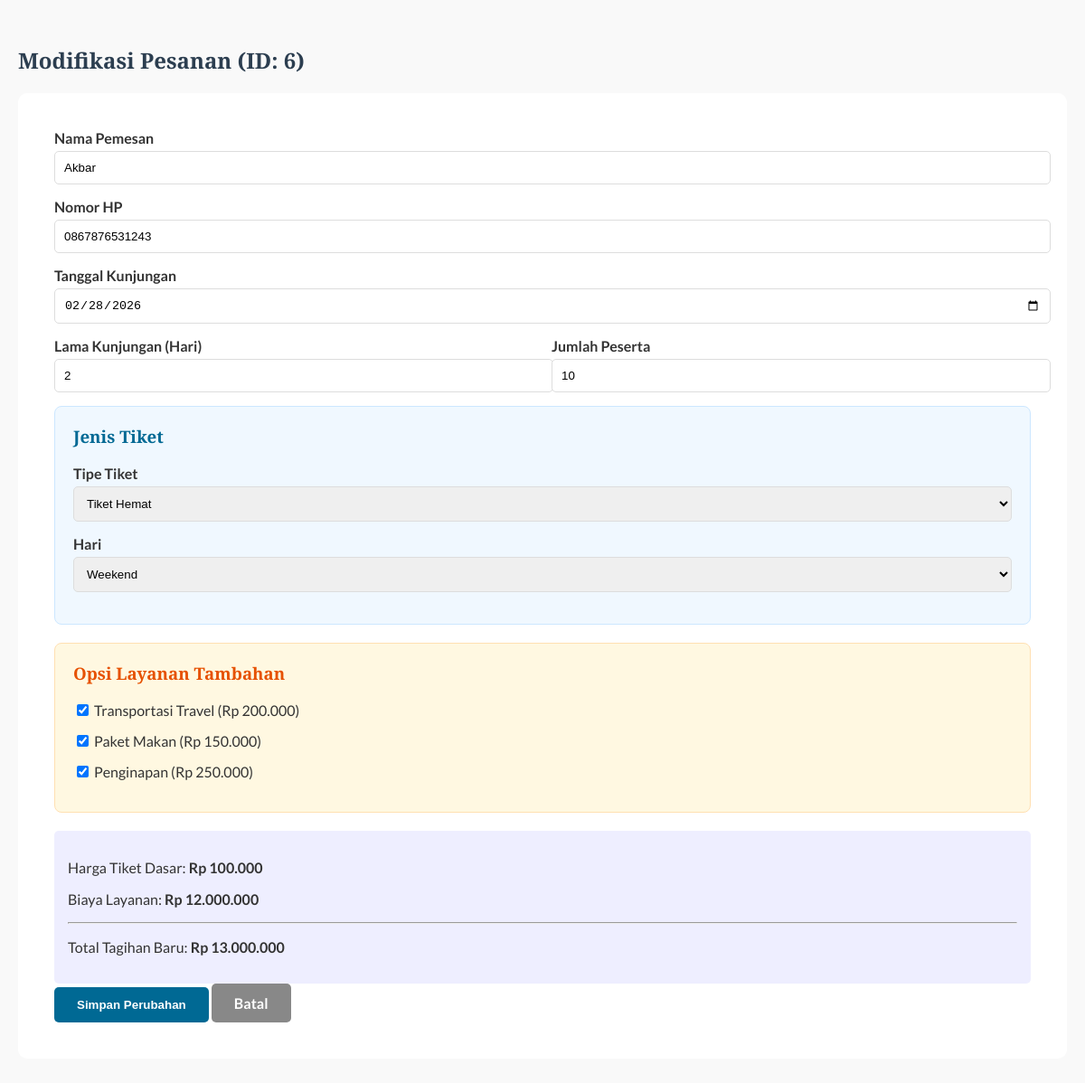
/form_edit.php?id=6, run on the app's committed database.
### tables this page shows
CREATE TABLE `pesanan` (
  `id` int(11) NOT NULL,
  `nama_pemesan` varchar(100) DEFAULT NULL,
  `nomor_hp` varchar(20) DEFAULT NULL,
  `tanggal_pesan` date DEFAULT NULL,
  `durasi_wisata` int(11) DEFAULT 1,
  `jumlah_peserta` int(11) DEFAULT NULL,
  `jenis_tiket` varchar(50) DEFAULT NULL,
  `hari_kunjungan` varchar(20) DEFAULT NULL,
  `harga_paket` decimal(15,2) DEFAULT NULL,
  `total_tagihan` decimal(15,2) DEFAULT NULL,
  `created_at` timestamp NOT NULL DEFAULT current_timestamp(),
  `layanan_travel` tinyint(1) DEFAULT 0,
  `layanan_makan` tinyint(1) DEFAULT 0,
  `layanan_penginapan` tinyint(1) DEFAULT 0
);

### form_edit.php (the view, shortened to what this page needs)
<?php
include 'koneksi.php';
$id = $_GET['id'];
$query = mysqli_query($koneksi, "SELECT * FROM pesanan WHERE id='$id'");
$data = mysqli_fetch_array($query);
$tiket = $data['jenis_tiket'];
$is_tiket_masuk = ($tiket == 'reguler' || $tiket == 'hemat');
?>
<!DOCTYPE html>
<html lang="id">
<head>
    <link rel="stylesheet" href="style.css">
</head>
<body>
    <div class="container">
        <h2>Modifikasi Pesanan (ID: <?php echo $data['id']; ?>)</h2>
        <div style="background: white; padding: 40px; border-radius: 10px;">
            <form action="update_booking.php" method="POST">
                <div class="form-group">
                    <label>Nama Pemesan</label>
                    <input type="text" name="nama" value="<?php echo $data['nama_pemesan']; ?>" required>
                </div>
                <div class="form-group">
                    <label>Nomor HP</label>
                    <input type="text" name="no_hp" value="<?php echo $data['nomor_hp']; ?>" required>
                </div>
                <div class="form-group">
                    <label>Tanggal Kunjungan</label>
                    <input type="date" name="tanggal" value="<?php echo $data['tanggal_pesan']; ?>" required>
                </div>
                <div style="display: grid; grid-template-columns: 1fr 1fr; gap: 20px;">
                    <?php if ($is_tiket_masuk): ?>
                    <div class="form-group">
                        <label>Lama Kunjungan (Hari)</label>
                        <input type="number" id="durasi" name="durasi" min="1" value="<?php echo $data['durasi_wisata']; ?>" required>
                    </div>
                    <?php else: ?>
                        <input type="hidden" id="durasi" name="durasi" value="1">
                    <?php endif; ?>
                    <div class="form-group">
                        <label>Jumlah Peserta</label>
                        <input type="number" id="peserta" name="peserta" value="<?php echo $data['jumlah_peserta']; ?>" required>
                    </div>
                </div>
                <div style="background: #f0f8ff; padding: 20px; border-radius: 8px; margin-bottom: 20px; border: 1px solid #cce7ff;">
                    <h3 style="margin-top:0; color: #006994;">Jenis Tiket</h3>
                    <?php if ($is_tiket_masuk): ?>
                        <div class="form-group">
                            <label>Tipe Tiket</label>
                            <select id="jenis_tiket" name="jenis_tiket" style="width:100%; padding:10px;">
                                <option value="hemat" <?php echo ($tiket == 'hemat') ? 'selected' : ''; ?>>Tiket Hemat</option>
                            </select>
                        </div>
                        <div class="form-group">
                            <label>Hari</label>
                            <select id="hari_kunjungan" name="hari_kunjungan" style="width:100%; padding:10px;">
                                <option value="weekend" <?php echo ($data['hari_kunjungan'] == 'weekend') ? 'selected' : ''; ?>>Weekend</option>
                            </select>
                        </div>
                    <?php endif; ?>
                </div>
                <?php if ($is_tiket_masuk): ?>
                <div style="background: #fff8e1; padding: 20px; border-radius: 8px; margin-bottom: 20px; border: 1px solid #ffe0b2;">
                    <h3 style="margin-top:0; color: #e65100;">Opsi Layanan Tambahan</h3>
                    <div class="checkbox-group">
                        <div style="margin-bottom: 10px;">
                            <input type="checkbox" id="srv_travel" name="srv_travel" value="200000" <?php echo ($data['layanan_travel']==1)?'checked':''; ?>>
                            <label>Transportasi Travel (Rp 200.000)</label>
                        </div>
                        <div style="margin-bottom: 10px;">
                            <input type="checkbox" id="srv_makan" name="srv_makan" value="150000" <?php echo ($data['layanan_makan']==1)?'checked':''; ?>>
                            <label>Paket Makan (Rp 150.000)</label>
                        </div>
                        <div style="margin-bottom: 10px;">
                            <input type="checkbox" id="srv_inap" name="srv_inap" value="250000" <?php echo ($data['layanan_penginapan']==1)?'checked':''; ?>>
                            <label>Penginapan (Rp 250.000)</label>
                        </div>
                    </div>
                </div>
                <?php endif; ?>
                <div class="price-display">
                    <p>Harga Tiket Dasar: <strong id="txt_harga_paket">Rp <?php echo number_format($data['harga_paket']); ?></strong></p>
                    <?php if ($is_tiket_masuk): ?>
                        <p>Biaya Layanan: <strong id="txt_biaya_layanan">Rp 0</strong></p>
                        <hr>
                    <?php endif; ?>
                    <p>Total Tagihan Baru: <strong id="txt_total_tagihan">Rp <?php echo number_format($data['total_tagihan']); ?></strong></p>
                </div>
                <button type="submit" class="btn">Simpan Perubahan</button>
                <a href="list_pesanan.php" class="btn" style="background:#888">Batal</a>
            </form>
        </div>
    </div>
</body>
</html>

### style.css (style rules this page uses)
:root { --primary: #FFD700; --secondary: #006994; --text: #333; --bg-light: #f9f9f9; }
html { scroll-behavior: smooth; scroll-padding-top: 100px; }
body { font-family: 'Lato', sans-serif; margin: 0; padding: 0; color: var(--text); background-color: var(--bg-light); }
h1, h2, h3 { font-family: 'Playfair Display', serif; color: #2c3e50; }
.container { max-width: 1200px; margin: 50px auto; padding: 0 20px; }
.btn { display: inline-block; padding: 12px 25px; background-color: var(--secondary); color: white; text-decoration: none; border-radius: 5px; font-weight: bold; border: none; cursor: pointer; }
.form-group { margin-bottom: 15px; }
label { display: block; margin-bottom: 5px; font-weight: bold; }
input[type="text"], input[type="number"], input[type="date"], select { width: 100%; padding: 10px; border: 1px solid #ddd; border-radius: 5px; }
.checkbox-group label { display: inline-block; margin-right: 15px; font-weight: normal; }
.price-display { background: #eef; padding: 15px; border-radius: 5px; margin-top: 20px; }

### data on the page
pesanan: id "6", nama "Akbar", no_hp "0867876531243", tanggal "02/28/2026", durasi "2", peserta "10", jenis_tiket "Tiket Hemat", hari_kunjungan "Weekend", layanan_travel "☑", layanan_makan "☑", layanan_penginapan "☑"
